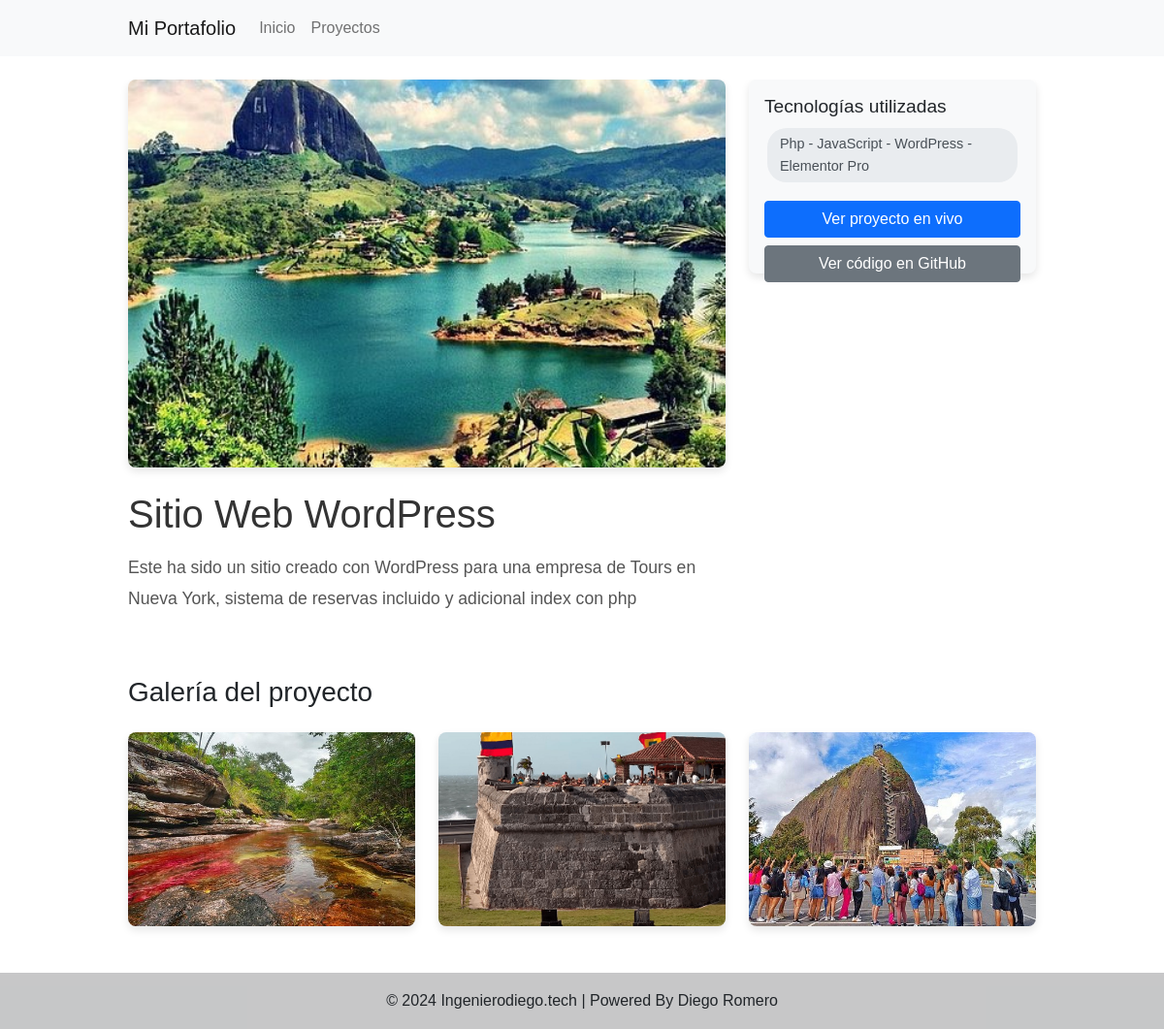
Screenshot of /proyectos/1/ with the database file from the repository.
### proyectos/models.py (models this page shows, shortened)
class Proyecto(models.Model):
    titulo = models.CharField(max_length=200)
    descripcion = models.TextField()
    tecnologias = models.CharField(max_length=200)
    imagen_principal = models.ImageField(upload_to='proyectos/')
    url = models.URLField(blank=True)
    github = models.URLField(blank=True)
    fecha = models.DateField(auto_now_add=True)
    def get_tecnologias_list(self):
        return [tech.strip() for tech in self.tecnologias.split(',')]

class ImagenProyecto(models.Model):
    proyecto = models.ForeignKey(Proyecto, related_name='imagenes', on_delete=models.CASCADE)
    imagen = models.ImageField(upload_to='proyectos/')

### proyectos/views.py (the view)
# urls.py: path('<int:pk>/', ProyectoDetailView.as_view(), name='detalle_proyecto'),
class ProyectoDetailView(DetailView):
    model = Proyecto
    template_name = 'proyectos/detalle_proyecto.html'
    context_object_name = 'proyecto'
    def get_context_data(self, **kwargs):
        context = super().get_context_data(**kwargs)
        context['tecnologias_list'] = self.object.get_tecnologias_list()
        return context

### proyectos/templates/proyectos/detalle_proyecto.html (shortened to what this page needs)
{% extends 'base.html' %}
{% load static %}
{% block content %}
<div class="project-detail">
    <div class="row">
        <div class="col-md-8">
            <img src="{{ proyecto.imagen_principal.url }}" alt="{{ proyecto.titulo }}" class="img-fluid main-image mb-4">
            <h1 class="project-title">{{ proyecto.titulo }}</h1>
            <div class="project-description">
                {{ proyecto.descripcion|linebreaks }}
            </div>
        </div>
        <div class="col-md-4">
            <div class="project-info card">
                <div class="card-body">
                    <h3 class="card-title">Tecnologías utilizadas</h3>
                    <ul class="tech-list">
                        {% for tech in tecnologias_list %}
                            <li class="tech-item">{{ tech }}</li>
                        {% endfor %}
                    </ul>
                    <div class="project-links">
                        {% if proyecto.url %}
                            <a href="{{ proyecto.url }}" class="btn btn-primary btn-block mb-2" target="_blank">Ver proyecto en vivo</a>
                        {% endif %}
                        {% if proyecto.github %}
                            <a href="{{ proyecto.github }}" class="btn btn-secondary btn-block" target="_blank">Ver código en GitHub</a>
                        {% endif %}
                    </div>
                </div>
            </div>
        </div>
    </div>
    <h3 class="mt-5 mb-4">Galería del proyecto</h3>
    <div class="row gallery">
        {% for imagen in proyecto.imagenes.all %}
            <div class="col-md-4 col-sm-6 mb-4">
                <a href="{{ imagen.imagen.url }}" class="gallery-item" data-lightbox="project-gallery">
                    <img src="{{ imagen.imagen.url }}" alt="Imagen del proyecto" class="img-fluid">
                </a>
            </div>
        {% endfor %}
    </div>
</div>
{% endblock %}

### static/css/style.css (style rules this page uses)
body { font-family: Arial, sans-serif; line-height: 1.6; margin: 0; padding: 0; }
.card-body { height: 200px; display: flex; flex-direction: column; }
.card-title { font-size: 1.2rem; margin-bottom: 0.5rem; }
.project-detail .main-image { width: 100%; height: 400px; object-fit: cover; border-radius: 8px; box-shadow: 0 4px 8px rgba(0,0,0,0.1); }
.project-title { font-size: 2.5rem; margin-bottom: 1rem; color: #333; }
.project-description { font-size: 1.1rem; line-height: 1.8; color: #555; }
.project-info { background-color: #f8f9fa; border: none; border-radius: 8px; box-shadow: 0 4px 8px rgba(0,0,0,0.1); }
.tech-list { list-style-type: none; padding: 0; }
.tech-item { display: inline-block; background-color: #e9ecef; color: #495057; padding: 0.3rem 0.8rem; margin: 0.2rem; border-radius: 20px; font-size: 0.9rem; }
.project-links .btn { width: 100%; }
.gallery .gallery-item { display: block; overflow: hidden; border-radius: 8px; box-shadow: 0 4px 8px rgba(0,0,0,0.1); transition: transform 0.3s ease-in-out; }
.gallery img { width: 100%; height: 200px; object-fit: cover; }

### rows the page displays
Proyecto: imagen_principal (picture), titulo "Sitio Web WordPress", descripcion "Este ha sido un sitio creado con WordPress para una empresa de Tours en Nueva York, sistema de reservas incluido y adicional index con php", tecnologias_list "Php - JavaScript - WordPress - Elementor Pro"
ImagenProyecto: imagen (picture)
ImagenProyecto: imagen (picture)
ImagenProyecto: imagen (picture)
